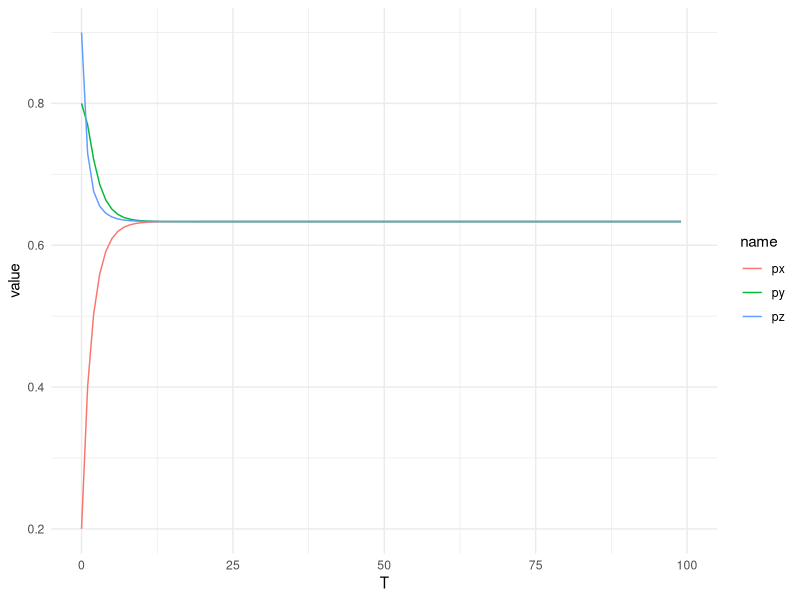

This figure's R source:
## ---- chunk 1
library( tidyverse )
px <- 0.2
py <- 0.8
pz <- 0.9
mxy <- 0.1 
mxz <- 0.2
myz <- 0.3
## ---- chunk 2
N <- 100

data.frame( T = seq(0,N),
            px = c(px,rep(NA,N)),
            py = c(py,rep(NA,N)),
            pz = c(pz,rep(NA,N))) -> df
head(df)
## ---- chunk 3

for( i in 2:N) { 
  
  df$px[i] <- df$px[(i-1)]*(1 - (mxy+mxz)) +  df$py[(i-1)] * mxy + df$pz[(i-1)] * mxz 
  df$py[i] <- df$py[(i-1)]*(1 - (mxy+myz)) +  df$px[(i-1)] * mxy + df$pz[(i-1)] * myz 
  df$pz[i] <- df$pz[(i-1)]*(1 - (mxz+myz)) +  df$px[(i-1)] * mxz + df$py[(i-1)] * myz 
  
  
}





## ---- chunk 4
# plot the outcome
library( tidyverse )

#ggplot( df ) + 
#  geom_line( aes(T, px), col="red") + 
#  geom_line( aes(T, py), col="blue") + 
#  geom_line( aes(T, pz), col="green") +
#  theme_minimal()

pivot_longer( df, cols = c(px,py,pz) ) |>
  ggplot( aes(T,value, color=name) ) +
  geom_line() + 
  theme_minimal()


## ---- chunk 5
# set myz=0, redo, and plot the allele frequencies for each population
## ---- chunk 6
# add another population and plot allele frequencies.
